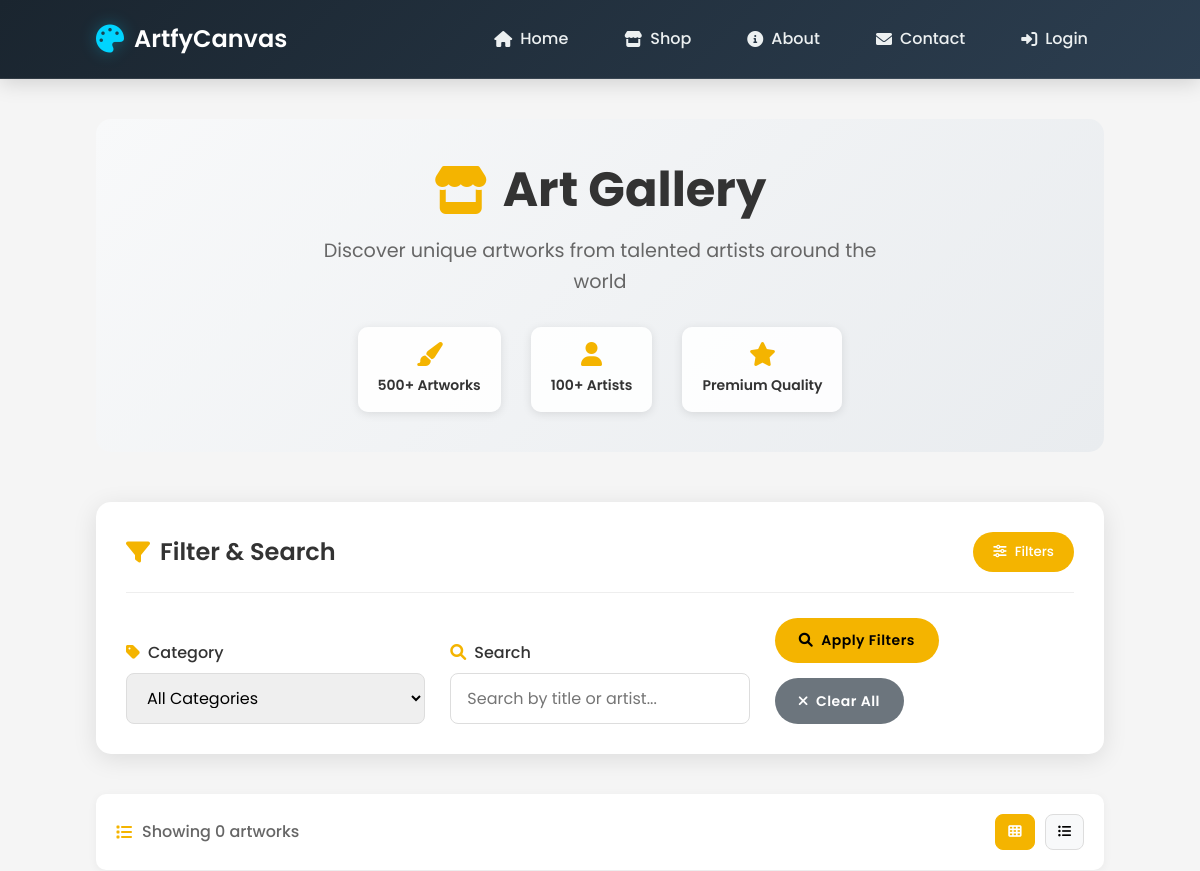
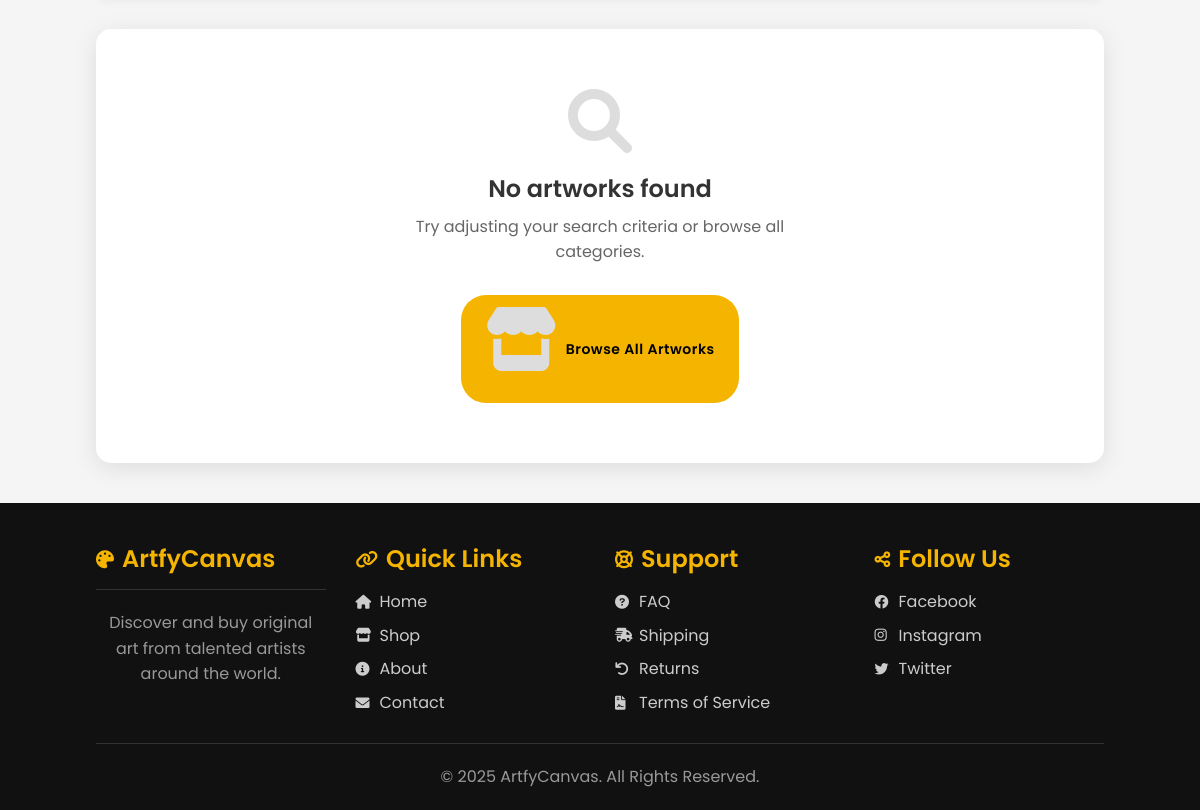
The app's page /shop.php, older data (2 pictures, top to bottom).
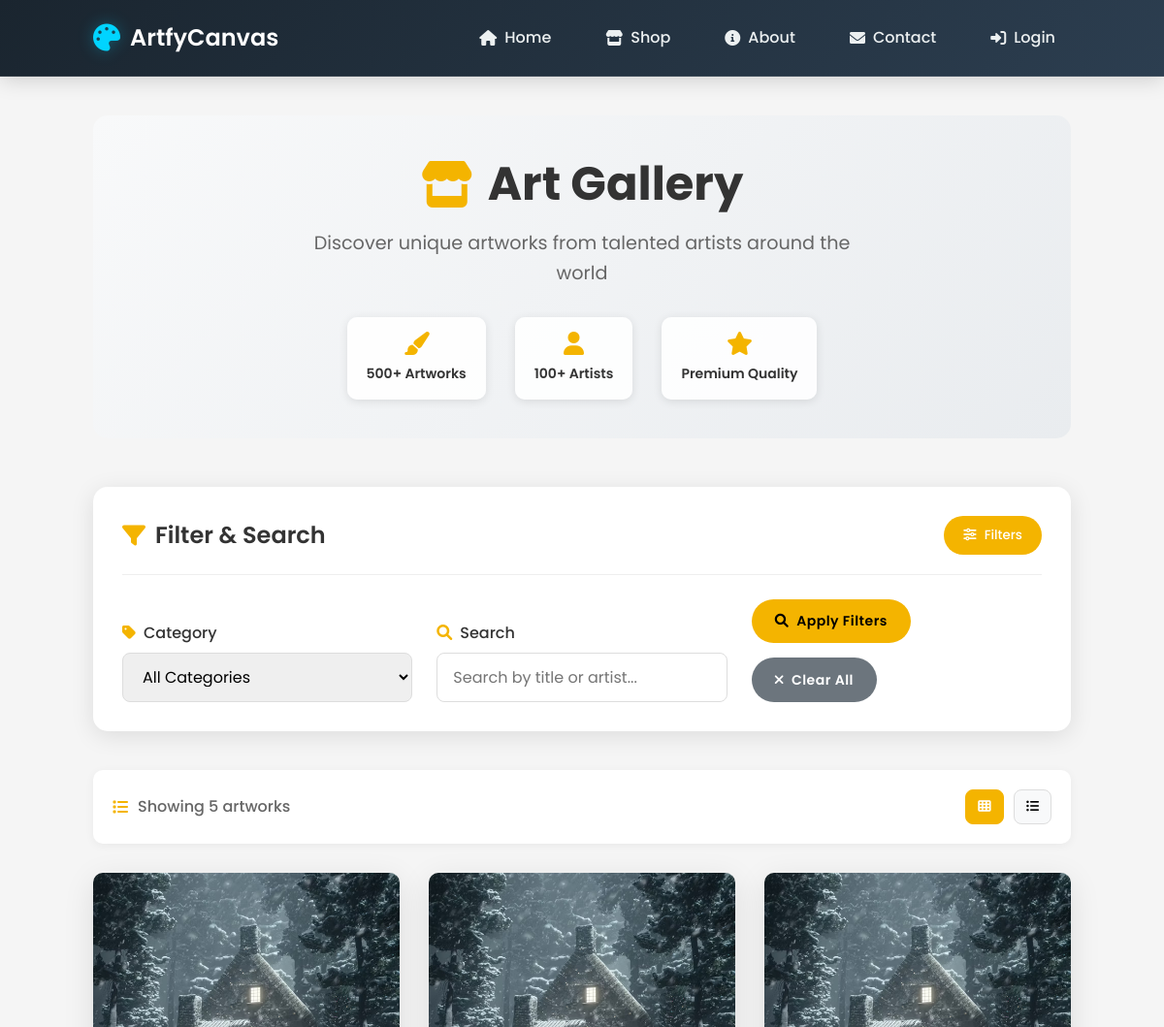
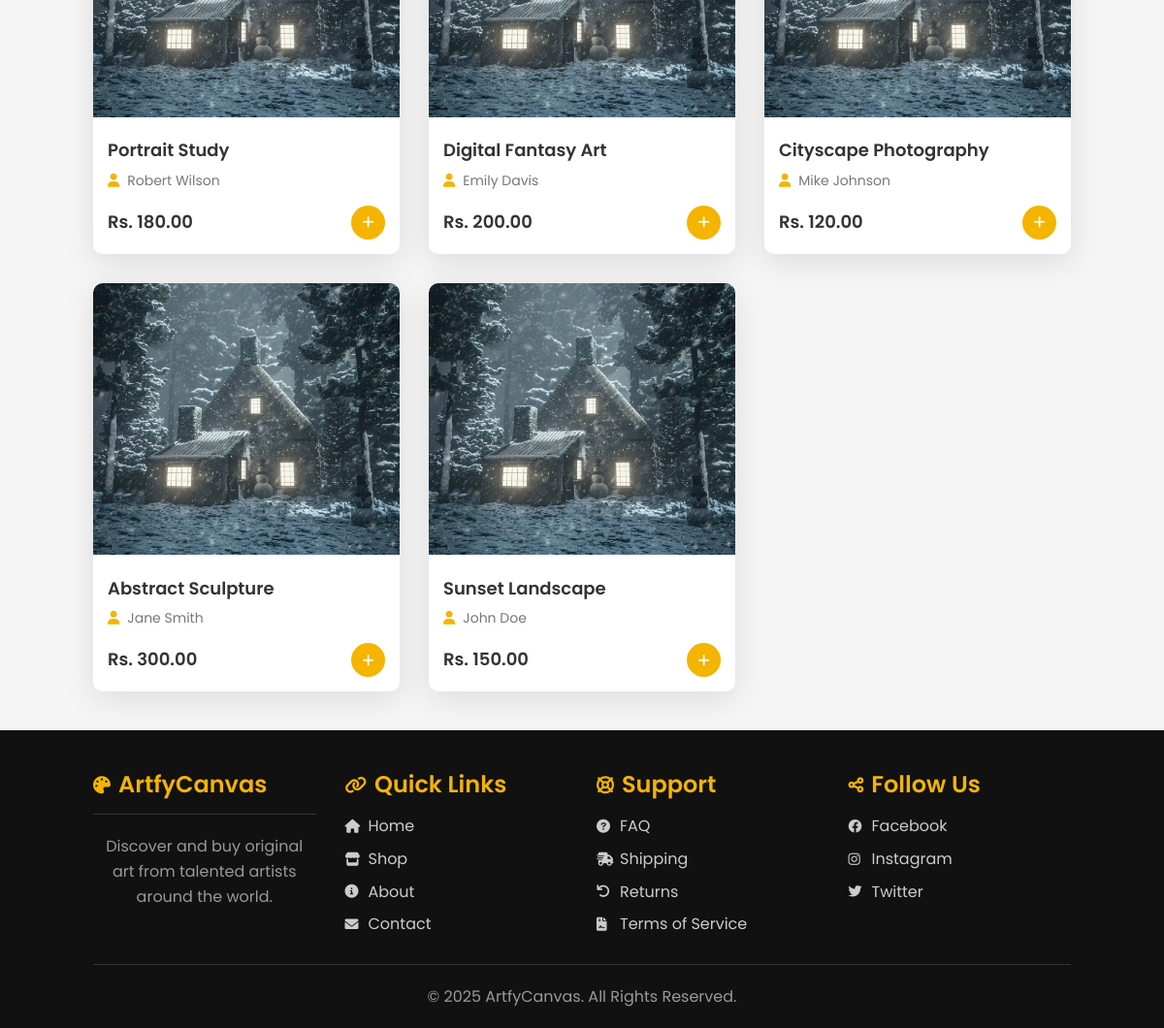
The same page, newer data (2 pictures, top to bottom).
### tables this page shows
CREATE TABLE IF NOT EXISTS artworks (
    id INT AUTO_INCREMENT PRIMARY KEY,
    title VARCHAR(255) NOT NULL,
    artist VARCHAR(255) NOT NULL,
    price DECIMAL(10,2) NOT NULL,
    image VARCHAR(255),
    description TEXT,
    category_id INT DEFAULT NULL,
    medium VARCHAR(100) DEFAULT NULL,
    dimensions VARCHAR(100) DEFAULT NULL,
    year_created YEAR DEFAULT NULL,
    availability ENUM('available', 'sold', 'reserved') DEFAULT 'available',
    created_at TIMESTAMP DEFAULT CURRENT_TIMESTAMP,
    FOREIGN KEY (category_id) REFERENCES categories(id)
);

### shop.php (the view, shortened to what the changed rows need)
<?php
require_once "includes/db.php";
$query = "SELECT * FROM artworks WHERE 1";
$query .= " ORDER BY id DESC";
$stmt = $conn->prepare($query);
$stmt->execute();
$result = $stmt->get_result();
?>
<!DOCTYPE html>
<html lang="en">
<head>
    <link rel="stylesheet" href="assets/css/style_organized.css">
    <link rel="stylesheet" href="https://cdnjs.cloudflare.com/ajax/libs/font-awesome/6.0.0/css/all.min.css">
</head>
<body>
<section class="shop-section">
    <div class="shop-header">
        <div class="shop-title">
            <h1>
                <i class="fas fa-store"></i>
                Art Gallery
            </h1>
        </div>
    </div>
    <div class="results-header">
        <div class="results-count">
            <i class="fas fa-list"></i>
            <span>Showing <?= $result->num_rows ?> artworks</span>
        </div>
    </div>
    <div class="art-grid" id="products-grid">
        <?php if ($result->num_rows > 0): ?>
            <?php while ($art = $result->fetch_assoc()):
            ?>
                <div class="art-card">
                    <div class="art-image">
                    </div>
                    <div class="art-info">
                        <h3>
                            <a href="product.php?id=<?= $art['id'] ?>">
                                <?= htmlspecialchars($art['title']) ?>
                            </a>
                        </h3>
                        <p class="artist">
                            <i class="fas fa-user"></i>
                            <?= htmlspecialchars($art['artist']) ?>
                        </p>
                        <div class="art-footer">
                            <p class="price">Rs. <?= number_format($art['price'], 2) ?></p>
                            <form action="actions/add_to_cart.php" method="POST" class="quick-add">
                                <button type="submit" class="quick-add-btn" title="Add to Cart">
                                    <i class="fas fa-plus"></i>
                                </button>
                            </form>
                        </div>
                    </div>
                </div>
            <?php endwhile; ?>
        <?php else: ?>
            <div class="no-results">
                <div class="no-results-content">
                    <i class="fas fa-search"></i>
                    <h3>No artworks found</h3>
                    <p>Try adjusting your search criteria or browse all categories.</p>
                    <a href="shop.php" class="btn-primary">
                        <i class="fas fa-store"></i>
                        Browse All Artworks
                    </a>
                </div>
            </div>
        <?php endif; ?>
    </div>
</section>
</body>
</html>

Row changes from the older to the newer data that the page shows:
added artworks: title "Portrait Study", artist "Robert Wilson", price "180.00"
added artworks: title "Digital Fantasy Art", artist "Emily Davis", price "200.00"
added artworks: title "Cityscape Photography", artist "Mike Johnson", price "120.00"
added artworks: title "Abstract Sculpture", artist "Jane Smith", price "300.00"
added artworks: title "Sunset Landscape", artist "John Doe", price "150.00"
Text that changed along with them:
$result->num_rows: "0" → "5"
text no longer shown: "No artworks found Try adjusting your search criteria or browse all categories. Browse All Artworks"
